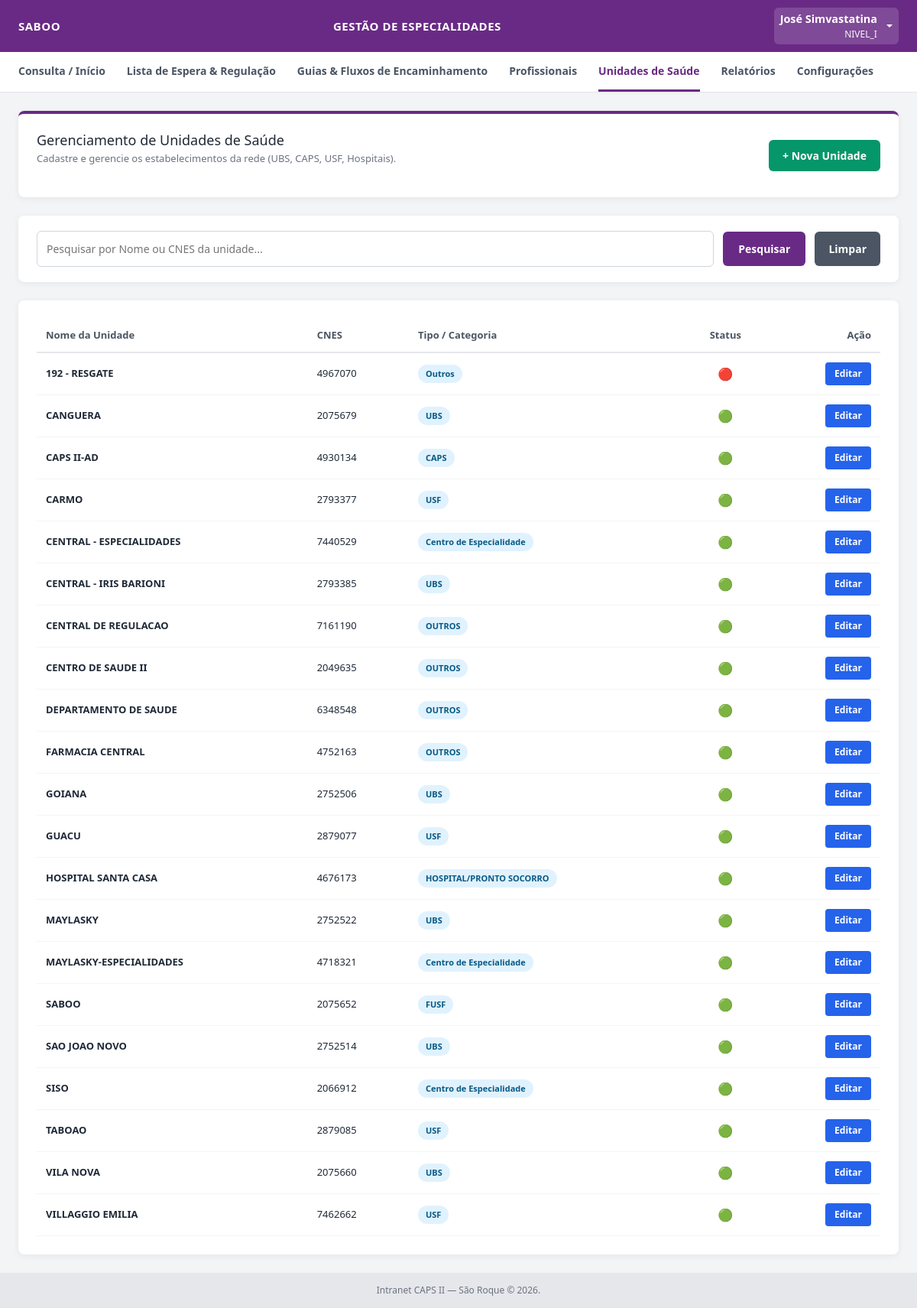
/admin/estabelecimentos (signed in), run on the app's committed database.
### tables this page shows
CREATE TABLE estabelecimentos (
            id INTEGER PRIMARY KEY AUTOINCREMENT,
            cnes TEXT UNIQUE,
            nome TEXT NOT NULL,
            tipo TEXT NOT NULL,
            ativo INTEGER DEFAULT 1,
            created_at TIMESTAMP DEFAULT CURRENT_TIMESTAMP
        , criado_por_profissional_id INTEGER, atualizado_por_profissional_id INTEGER, updated_at TIMESTAMP);

CREATE TABLE profissionais (
            id INTEGER PRIMARY KEY AUTOINCREMENT,
            nome TEXT NOT NULL,
            cpf TEXT UNIQUE NOT NULL,
            email TEXT UNIQUE NOT NULL,
            senha_hash TEXT NOT NULL,
            perfil TEXT NOT NULL,
            registro_profissional TEXT,
            permite_terceirizadas INTEGER DEFAULT 0,
            ativo INTEGER DEFAULT 1,
            token_recuperacao TEXT,
            token_expiracao TIMESTAMP,
            forcar_troca_senha INTEGER DEFAULT 0,
            created_at TIMESTAMP DEFAULT CURRENT_TIMESTAMP
        , criado_por_profissional_id INTEGER, atualizado_por_profissional_id INTEGER, updated_at TIMESTAMP);

### app.py (the view)
@app.route('/admin/estabelecimentos', methods=['GET'])
@login_required
@nivel_i_required
def listar_estabelecimentos():
    conn = get_db_connection()
    cursor = conn.cursor()
    estabelecimentos = [
        dict(row)
        for row in cursor.execute("""
        SELECT e.*,
               p_criou.nome AS criado_por_nome,
               p_at.nome AS atualizado_por_nome
        FROM estabelecimentos e
        LEFT JOIN profissionais p_criou ON e.criado_por_profissional_id = p_criou.id
        LEFT JOIN profissionais p_at ON e.atualizado_por_profissional_id = p_at.id
        ORDER BY e.nome ASC
    """).fetchall()
    ]
    conn.close()
    return render_template(
        'admin_estabelecimentos.html', estabelecimentos=estabelecimentos
    )

### app.py (called while the page is built)
def get_db_connection():
    conn = sqlite3.connect(DB_PATH, timeout=10.0)
    conn.row_factory = sqlite3.Row
    conn.execute('PRAGMA foreign_keys = ON;')
    return conn

def login_required(f):
    @wraps(f)
    def decorated_function(*args, **kwargs):
        if 'usuario_id' not in session:
            flash('Por favor, faça login para acessar o sistema.', 'warning')
            return redirect(url_for('login'))
        return f(*args, **kwargs)
    return decorated_function

def nivel_i_required(f):
    @wraps(f)
    def decorated_function(*args, **kwargs):
        if session.get('perfil') != 'NIVEL_I':
            flash(
                'Acesso restrito à gestão e administração do sistema (Nível I).',
                'danger',
            )
            return redirect(url_for('dashboard'))
        return f(*args, **kwargs)
    return decorated_function

### templates/admin_estabelecimentos.html (shortened to what this page needs)
{% set perfil = session.get('perfil') %}
<!DOCTYPE html>
<html lang="pt-BR">
<head>
    <link href="https://cdn.jsdelivr.net/npm/bootstrap@5.3.0/dist/css/bootstrap.min.css" rel="stylesheet">
</head>
<body>
    <div class="topbar">
        <div class="title">{{ session.get('estabelecimento', 'CAPS II — São Roque') }}</div>
        <div class="center-title">Gestão de Especialidades</div>
        <div class="dropdown">
            <a class="dropdown-toggle text-white d-flex align-items-center text-decoration-none py-1 px-2 rounded"
               href="#" id="userMenuDropdown" role="button" data-bs-toggle="dropdown" aria-expanded="false" style="background: rgba(255,255,255,0.15);">
                <div class="text-end me-2">
                    <span class="d-block fw-semibold text-white" style="font-size: 0.9rem;">{{ session.get('nome') }}</span>
                    <small class="d-block text-light opacity-85" style="font-size: 0.75rem;">{{ session.get('perfil') }}</small>
                </div>
            </a>
        </div>
    </div>
    <div class="navbar">
        <a href="/dashboard">Consulta / Início</a>
        <a href="/lista-espera">Lista de Espera & Regulação</a>
        <a href="/guias-fluxo">Guias & Fluxos de Encaminhamento</a>
        {% if perfil == 'NIVEL_I' %}
            <a href="/admin/profissionais">Profissionais</a>
            <a href="/admin/estabelecimentos" class="active">Unidades de Saúde</a>
            <a href="/relatorios">Relatórios</a>
            <a href="/admin/configuracoes">Configurações</a>
        {% endif %}
    </div>
    <div class="container">
        <div class="page-header">
            <div>
                <h2>Gerenciamento de Unidades de Saúde</h2>
                <p>Cadastre e gerencie os estabelecimentos da rede (UBS, CAPS, USF, Hospitais).</p>
            </div>
            <button type="button" class="btn-novo" onclick="abrirModalNovo()">+ Nova Unidade</button>
        </div>
        <div class="search-card">
            <input type="text" id="filtroEstabelecimento" class="search-input" placeholder="Pesquisar por Nome ou CNES da unidade..." onkeypress="handleKeyPress(event)" autofocus>
            <button type="button" class="btn-search" onclick="filtrarTabelaEstabelecimentos()">Pesquisar</button>
            <button type="button" class="btn-clear" onclick="limparBuscaEstabelecimento()">Limpar</button>
        </div>
        <div class="data-panel">
            <table class="table-data" id="tabelaEstabelecimentos">
                <thead>
                    <tr>
                        <th>Nome da Unidade</th>
                        <th>CNES</th>
                        <th>Tipo / Categoria</th>
                        <th style="text-align: center;">Status</th>
                        <th style="text-align: right;">Ação</th>
                    </tr>
                </thead>
                <tbody>
                    {% for est in estabelecimentos %}
                    <tr>
                        <td><strong>{{ est.nome }}</strong></td>
                        <td>{{ est.cnes or 'Não informado' }}</td>
                        <td><span class="badge-tipo">{{ est.tipo }}</span></td>
                        <td style="text-align: center;">
                            {% if est.ativo is defined and not est.ativo %}
                                <span title="Inativo" style="font-size: 16px; cursor: help;">🔴</span>
                            {% else %}
                                <span title="Ativo" style="font-size: 16px; cursor: help;">🟢</span>
                            {% endif %}
                        </td>
                        <td style="text-align: right;">
                            <button class="btn-edit" onclick='abrirModalEdicao({{ est | tojson }})'>Editar</button>
                        </td>
                    </tr>
                    {% else %}
                    <tr>
                        <td colspan="5" style="text-align: center; color: #6b7280; padding: 20px;">Nenhuma unidade cadastrada.</td>
                    </tr>
                    {% endfor %}
                </tbody>
            </table>
        </div>
    </div>
    <div class="footer">Intranet CAPS II — São Roque &copy; 2026.</div>
</body>
</html>

### templates/admin_estabelecimentos.html (style rules this page uses)
* { box-sizing: border-box; margin: 0; padding: 0; font-family: 'Segoe UI', Tahoma, Geneva, Verdana, sans-serif; }
body { background-color: #f3f4f6; min-height: 100vh; display: flex; flex-direction: column; }
.topbar { background-color: #692A85; color: white; padding: 10px 24px; display: flex; justify-content: space-between; align-items: center; box-shadow: 0 2px 4px rgba(0,0,0,0.1); }
.topbar .title { font-size: 15px; font-weight: 600; text-transform: uppercase; letter-spacing: 0.5px; white-space: nowrap; overflow: hidden; text-overflow: ellipsis; max-width: 280px; }
.topbar .center-title { font-size: 15px; font-weight: 600; text-transform: uppercase; letter-spacing: 0.5px; }
.navbar { background: white; border-bottom: 1px solid #e5e7eb; padding: 0 24px; display: flex; flex-direction: row; justify-content: flex-start; gap: 28px; width: 100%; overflow-x: auto; white-space: nowrap; box-shadow: 0 1px 3px rgba(0,0,0,0.02); }
.navbar a { text-decoration: none; color: #4b5563; font-size: 14px; font-weight: 600; padding: 14px 0; border-bottom: 3px solid transparent; transition: all 0.2s; display: inline-block; flex-shrink: 0; }
.navbar a:hover, .navbar a.active { color: #692A85; border-bottom-color: #692A85; }
.container { flex: 1; padding: 24px; max-width: 1200px; margin: 0 auto; width: 100%; display: block; }
.page-header { background: white; padding: 24px; border-radius: 8px; box-shadow: 0 2px 8px rgba(0,0,0,0.06); margin-bottom: 24px; border-top: 4px solid #692A85; display: flex; justify-content: space-between; align-items: center; }
.page-header h2 { font-size: 18px; color: #1f2937; margin-bottom: 4px; }
.page-header p { font-size: 13px; color: #6b7280; }
.search-card { background: white; padding: 20px 24px; border-radius: 8px; box-shadow: 0 2px 8px rgba(0,0,0,0.06); margin-bottom: 24px; display: flex; gap: 12px; align-items: center; }
.search-input { flex: 1; padding: 12px; border: 1px solid #d1d5db; border-radius: 6px; font-size: 14px; outline: none; background: white; }
.btn-search { background-color: #692A85; color: white; border: none; padding: 12px 20px; border-radius: 6px; font-size: 14px; font-weight: 600; cursor: pointer; transition: background 0.2s; white-space: nowrap; }
.btn-clear { background-color: #4b5563; color: white; border: none; padding: 12px 18px; border-radius: 6px; font-size: 14px; font-weight: 600; cursor: pointer; transition: background 0.2s; white-space: nowrap; }
.btn-novo { background-color: #059669; color: white; border: none; padding: 10px 18px; border-radius: 6px; font-size: 14px; font-weight: 600; cursor: pointer; transition: background 0.2s; text-decoration: none; display: inline-block; white-space: nowrap; }
.data-panel { background: white; padding: 24px; border-radius: 8px; box-shadow: 0 2px 8px rgba(0,0,0,0.06); width: 100%; overflow-x: auto; }
.table-data { width: 100%; border-collapse: collapse; text-align: left; font-size: 13px; }
.table-data th { padding: 12px; border-bottom: 2px solid #e5e7eb; color: #4b5563; font-weight: 600; }
.table-data td { padding: 12px; border-bottom: 1px solid #f3f4f6; color: #1f2937; }
.badge-tipo { padding: 4px 10px; border-radius: 12px; font-size: 11px; font-weight: 600; display: inline-block; background: #e0f2fe; color: #075985; }
.btn-edit { background-color: #2563eb; color: white; border: none; padding: 6px 12px; border-radius: 4px; font-size: 12px; font-weight: 600; cursor: pointer; transition: background 0.2s; text-decoration: none; display: inline-block; }
.footer { text-align: center; padding: 14px 0; font-size: 12px; color: #6b7280; background-color: #e5e7eb; margin-top: auto; }

### data on the page
estabelecimentos: get "SABOO", nome "SABOO", cnes "2075652", tipo "FUSF"
profissionais: get "NIVEL_I"
estabelecimentos: nome "192 - RESGATE", cnes "4967070", tipo "Outros"
estabelecimentos: nome "CANGUERA", cnes "2075679", tipo "UBS"
estabelecimentos: nome "CAPS II-AD", cnes "4930134", tipo "CAPS"
estabelecimentos: nome "CARMO", cnes "2793377", tipo "USF"
estabelecimentos: nome "CENTRAL - ESPECIALIDADES", cnes "7440529", tipo "Centro de Especialidade"
estabelecimentos: nome "CENTRAL - IRIS BARIONI", cnes "2793385", tipo "UBS"
estabelecimentos: nome "CENTRAL DE REGULACAO", cnes "7161190", tipo "OUTROS"
estabelecimentos: nome "CENTRO DE SAUDE II", cnes "2049635", tipo "OUTROS"
estabelecimentos: nome "DEPARTAMENTO DE SAUDE", cnes "6348548", tipo "OUTROS"
estabelecimentos: nome "FARMACIA CENTRAL", cnes "4752163", tipo "OUTROS"
estabelecimentos: nome "GOIANA", cnes "2752506", tipo "UBS"
estabelecimentos: nome "GUACU", cnes "2879077", tipo "USF"
estabelecimentos: nome "HOSPITAL SANTA CASA", cnes "4676173", tipo "HOSPITAL/PRONTO SOCORRO"
estabelecimentos: nome "MAYLASKY", cnes "2752522", tipo "UBS"
estabelecimentos: nome "MAYLASKY-ESPECIALIDADES", cnes "4718321", tipo "Centro de Especialidade"
estabelecimentos: nome "SAO JOAO NOVO", cnes "2752514", tipo "UBS"
estabelecimentos: nome "SISO", cnes "2066912", tipo "Centro de Especialidade"
estabelecimentos: nome "TABOAO", cnes "2879085", tipo "USF"
estabelecimentos: nome "VILA NOVA", cnes "2075660", tipo "UBS"
estabelecimentos: nome "VILLAGGIO EMILIA", cnes "7462662", tipo "USF"

### other printed values
{{ session.get('nome') }} "José Simvastatina"
